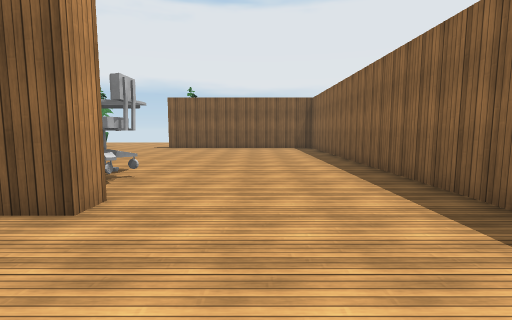
view 1 (above)

24 first-person views from a walk through a 3-D level made in the Unity game engine. The camera is 1.4 m above the floor, tilts 6° down and sees 85° across. The floor is counted in squares, 2 m on a side. Each view is taken from the middle of a square. On the plan, view 1 faces up. The plan holds only what a view shows up to about 9 squares ahead; the rest is blank. Some animated figures are left out. Surface patterns are stand-ins for the level's own textures.

view 2
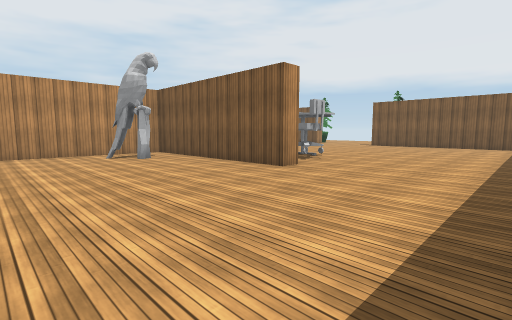

view 3
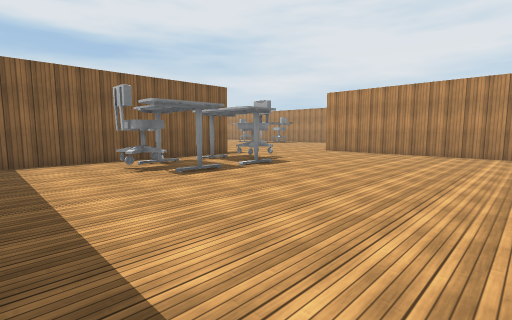

view 4
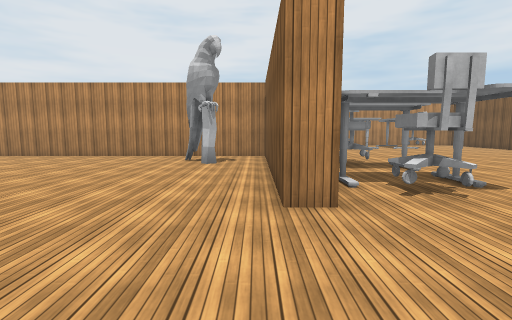

view 5
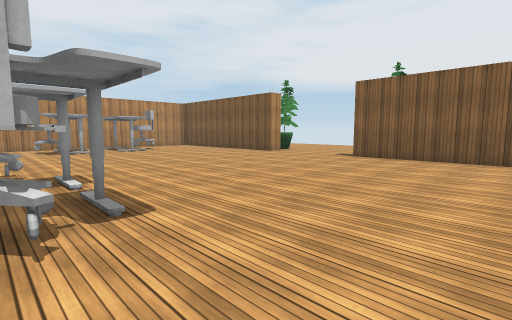

view 6
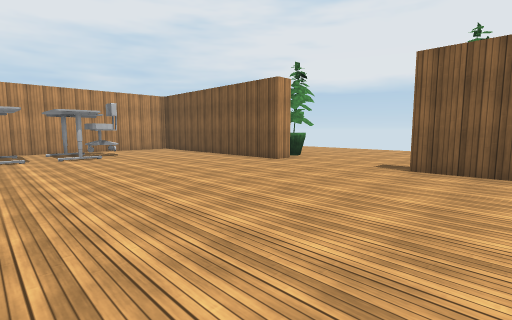

view 7
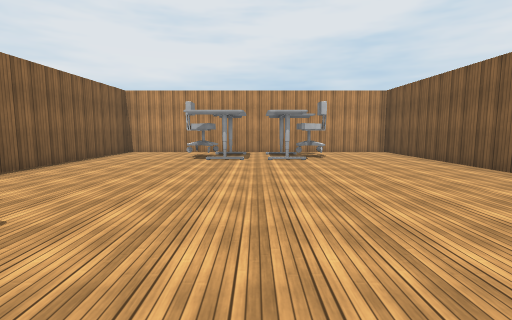

view 8
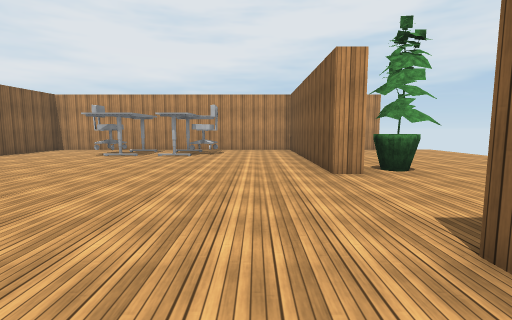

view 9
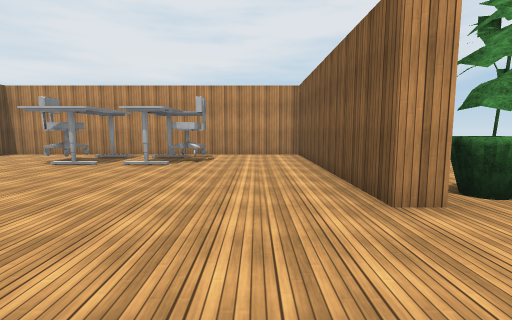

view 10
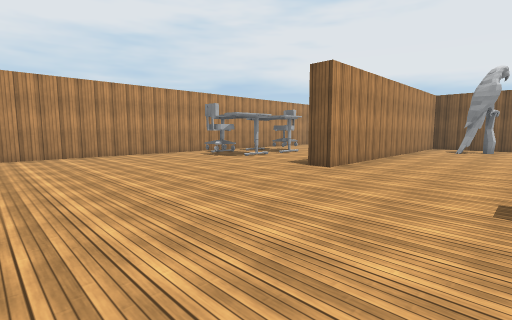

view 11
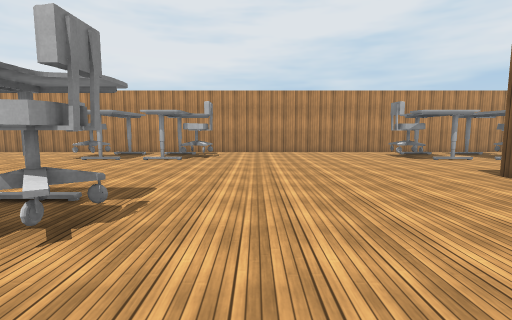

view 12
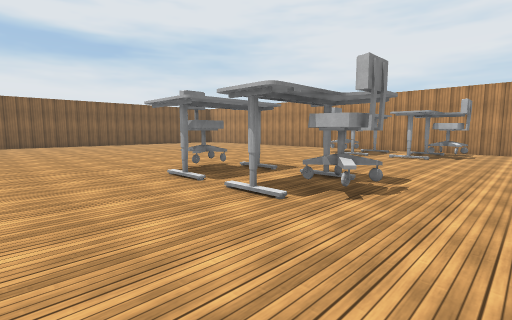

view 13
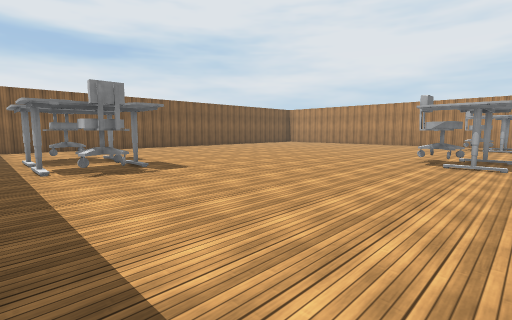

view 14
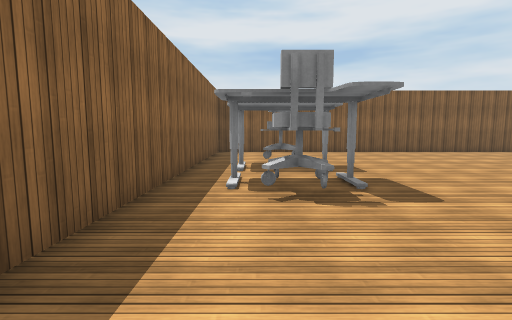

view 15
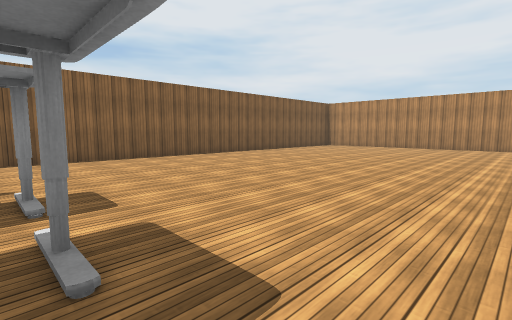

view 16
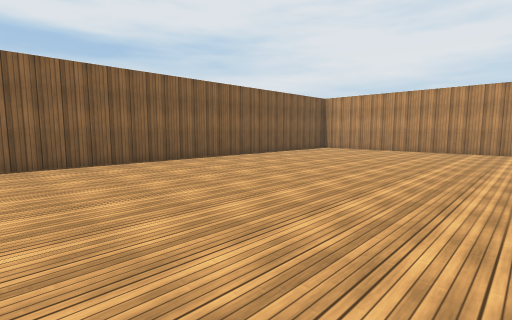

view 17
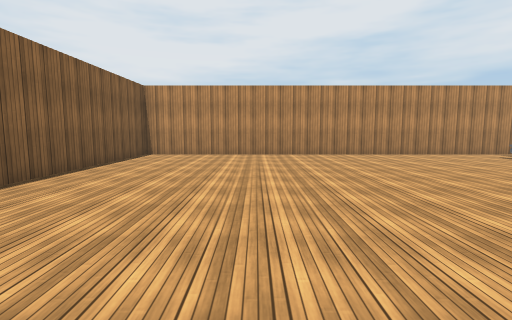

view 18
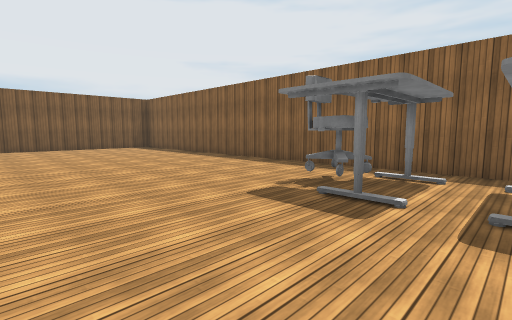

view 19
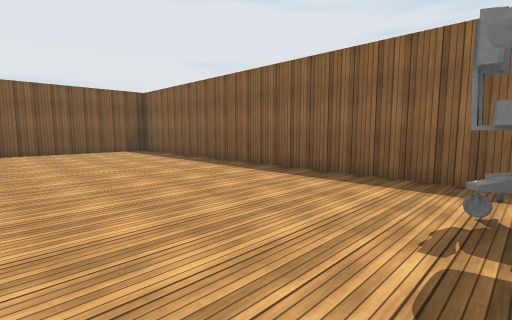

view 20
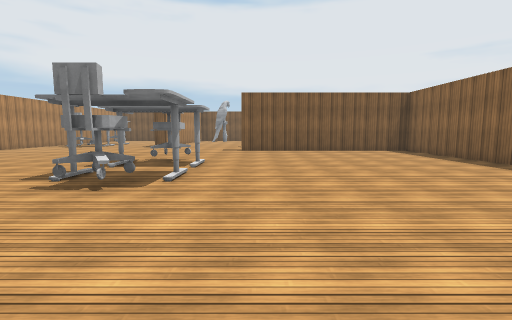

view 21
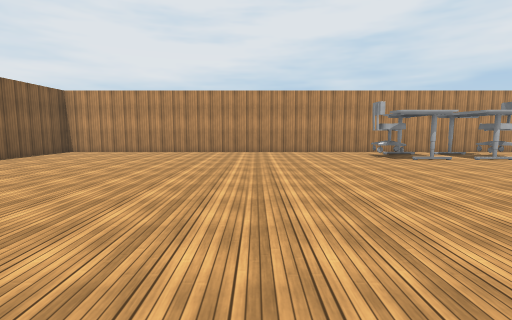

view 22
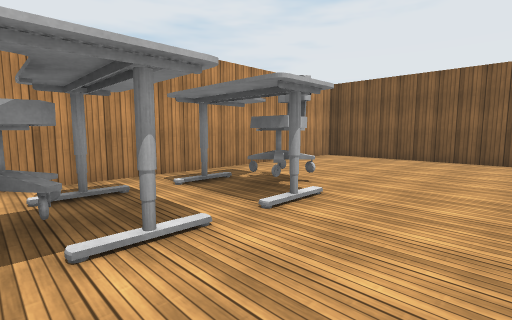

view 23
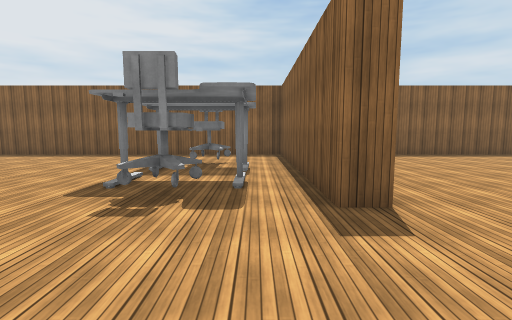

view 24
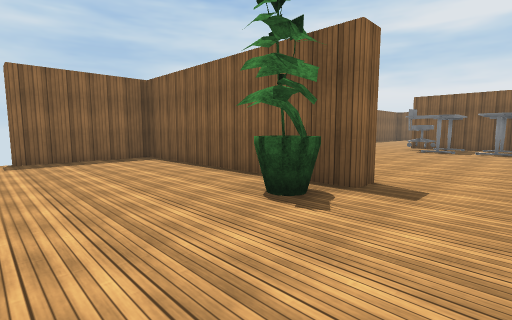

### Floor plan
Points are (right, up) in squares from view 1. A wall is a line through its corners. A room is listed if a view was taken in it or the views show most of it. See-through windows are left out.
Room 1 (views 1, 2, 3, 4, 5, 6, 7, 8, 9, 24)
walls: (-1.5, 2.9) (-1.5, 2.3) (-6.7, 2.3) (-6.7, -5.2); (-6.5, 11.9) (-6.5, 11.3) (-12.2, 11.3) (-12.2, 2.8) (-7.6, 2.8); (-0.2, 11.3) (-3.5, 11.3) (-3.5, 11.7) (2.3, 11.7) (2.3, 14.5) (2.8, 14.5); (-2.5, -6.7) (2.3, -6.7) (2.3, 9.1)
ways out: opening at (-4, -5.2) to room 2
objects: other object (-11, 6) to (-10, 6); other object (-11, 8) to (-10, 8); plant (-7, 12); other object (-5, 1); other object (-5, 4); other object (-3, -5); other object (-3, 4) to (-2, 5); plant (-3, 12); other object (0, -5)
Room 2 (views 10, 11, 12, 13, 14, 15, 16, 17, 18, 19, 20, 21, 22, 23)
walls: (-3.5, -7.4) (-3.5, -6.7) (-2.5, -6.7); (-6.7, -5.2) (-7.2, -5.2); (1.1, -7.3) (-2.5, -7.3); (2.3, -23.1) (2.3, -7.9); (-8.2, 2.3) (-12.2, 2.3) (-12.2, -23.2) (1.5, -23.2)
ways out: opening at (-4, -5.2) to room 1
objects: other object (-11, -13) to (-10, -13); other object (-11, -11) to (-10, -11); other object (-11, -5) to (-10, -5); other object (-11, -2) to (-10, -2); other object (-5, -13); other object (-5, -11); other object (0, -20) to (1, -20); other object (0, -17) to (1, -17)

Positions as (right, up) in squares from view 1, and headings:
1: (0, 0), facing up
2: (2, -2), facing up-left
3: (2, 0), facing down-left
4: (1, 2), facing left
5: (0, 4), facing up-left
6: (-2, 6), facing up-left
7: (-3, 7), facing left
8: (-2, 10), facing left
9: (-4, 10), facing left
10: (-4, -10), facing up-left
11: (-3, -9), facing left
12: (-2, -9), facing down-left
13: (2, -12), facing down-left
14: (1, -14), facing down
15: (0, -16), facing down-left
16: (-2, -17), facing down-left
17: (-4, -20), facing left
18: (-3, -19), facing up-right
19: (-2, -17), facing up-right
20: (-3, -17), facing up
21: (-3, -17), facing left
22: (-8, -5), facing up-left
23: (-6, -6), facing right
24: (-5, 15), facing down-right
